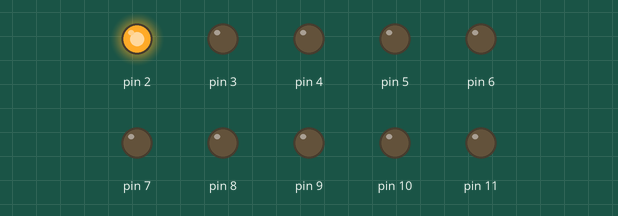
This sketch was run on a simulated Arduino Uno, built with avr-gcc and run on an emulated ATmega328P. On the bench: output pins drawn as LEDs (lit = HIGH).

Above: at 0.02 s.
At 0.42 s:
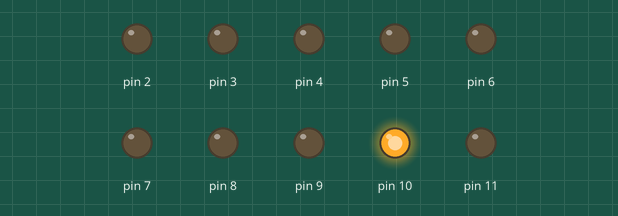
At 0.77 s:
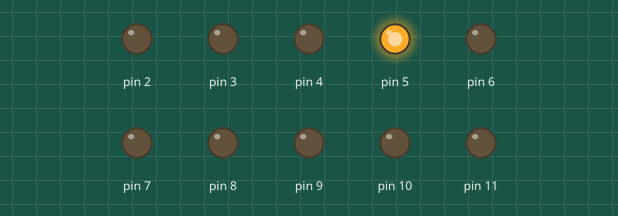
At 1.47 s:
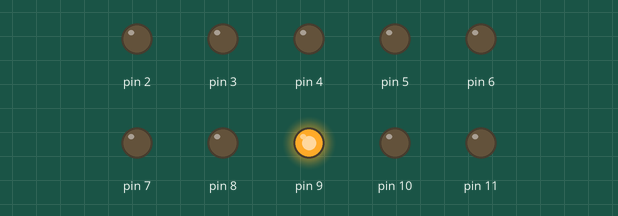
At 2.12 s:
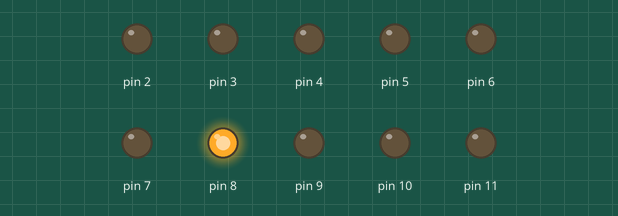
At 2.92 s:
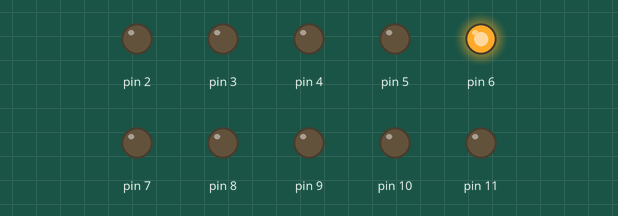
Timing chart, 0 to 3.2 s (numbered marks = the images above):
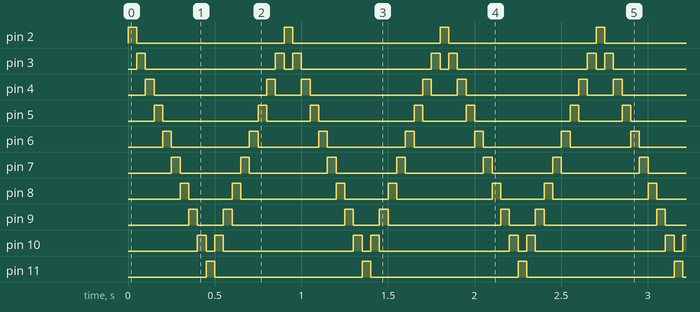

Measured:
- by itself, pin 2, pin 11: alternates HIGH for 0.05 s and LOW for 0.85 s
- by itself, pin 3: repeats every 0.90 s: LOW 0.75 s, HIGH 0.05 s, LOW 0.05 s, HIGH 0.05 s
- by itself, pin 4: repeats every 0.90 s: LOW 0.65 s, HIGH 0.05 s, LOW 0.15 s, HIGH 0.05 s
- by itself, pin 5: repeats every 0.90 s: LOW 0.55 s, HIGH 0.05 s, LOW 0.25 s, HIGH 0.05 s
- by itself, pin 6: repeats every 0.90 s: LOW 0.45 s, HIGH 0.05 s, LOW 0.35 s, HIGH 0.05 s
- by itself, pin 7: repeats every 0.90 s: LOW 0.35 s, HIGH 0.05 s, LOW 0.45 s, HIGH 0.05 s
- by itself, pin 8: repeats every 0.90 s: LOW 0.25 s, HIGH 0.05 s, LOW 0.55 s, HIGH 0.05 s
- by itself, pin 9: repeats every 0.90 s: LOW 0.15 s, HIGH 0.05 s, LOW 0.65 s, HIGH 0.05 s

The sketch:

Luces_automaticas.ino
```cpp
    /*
  Fundación Kinal
  Centro Educativo Técnico Labral Kinal
  Electrónica
  Grado: Quinto
  Sección: A
  Curso: Taller de Electrónica Digital y Reparación de Computadoras I
  Nombre: Álvaro Anzueto Rodas
  Carné: 2019373
  */

#define salida(pin) pinMode(pin, OUTPUT)
#define tiempo 50
int posicion;

void setup()
{
  salida(2);
  salida(3);
  salida(4);
  salida(5);
  salida(6);
  salida(7);
  salida(8);
  salida(9);
  salida(10);
  salida(11);

}

void loop()
{
  //ciclo para el inicio
  for(posicion=2; posicion<=11; posicion++)
  {

    digitalWrite(posicion, HIGH);
    delay(tiempo);
    digitalWrite(posicion, LOW);
  }
  //ciclo para el regreso
  for(posicion=10; posicion>=3; posicion--)
  {

    digitalWrite(posicion, HIGH);
    delay(tiempo);
    digitalWrite(posicion, LOW);
  }
}
```
